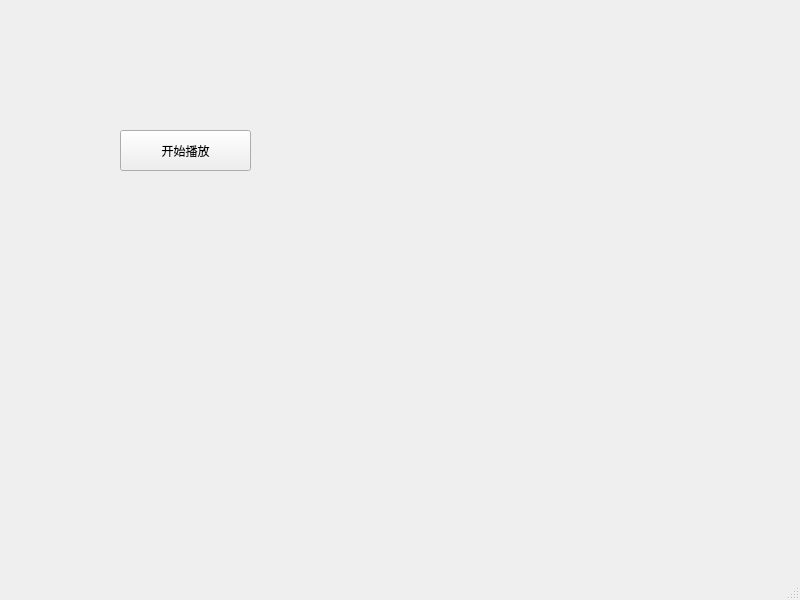
<?xml version="1.0" encoding="UTF-8"?>
<ui version="4.0">
 <class>MainWindow</class>
 <widget class="QMainWindow" name="MainWindow">
  <property name="geometry">
   <rect>
    <x>0</x>
    <y>0</y>
    <width>800</width>
    <height>600</height>
   </rect>
  </property>
  <property name="windowTitle">
   <string>MainWindow</string>
  </property>
  <widget class="QWidget" name="centralwidget">
   <widget class="QPushButton" name="pushButton">
    <property name="geometry">
     <rect>
      <x>120</x>
      <y>130</y>
      <width>131</width>
      <height>41</height>
     </rect>
    </property>
    <property name="text">
     <string>开始播放</string>
    </property>
   </widget>
  </widget>
  <widget class="QMenuBar" name="menubar">
   <property name="geometry">
    <rect>
     <x>0</x>
     <y>0</y>
     <width>800</width>
     <height>26</height>
    </rect>
   </property>
  </widget>
  <widget class="QStatusBar" name="statusbar"/>
 </widget>
 <resources/>
 <connections/>
</ui>
